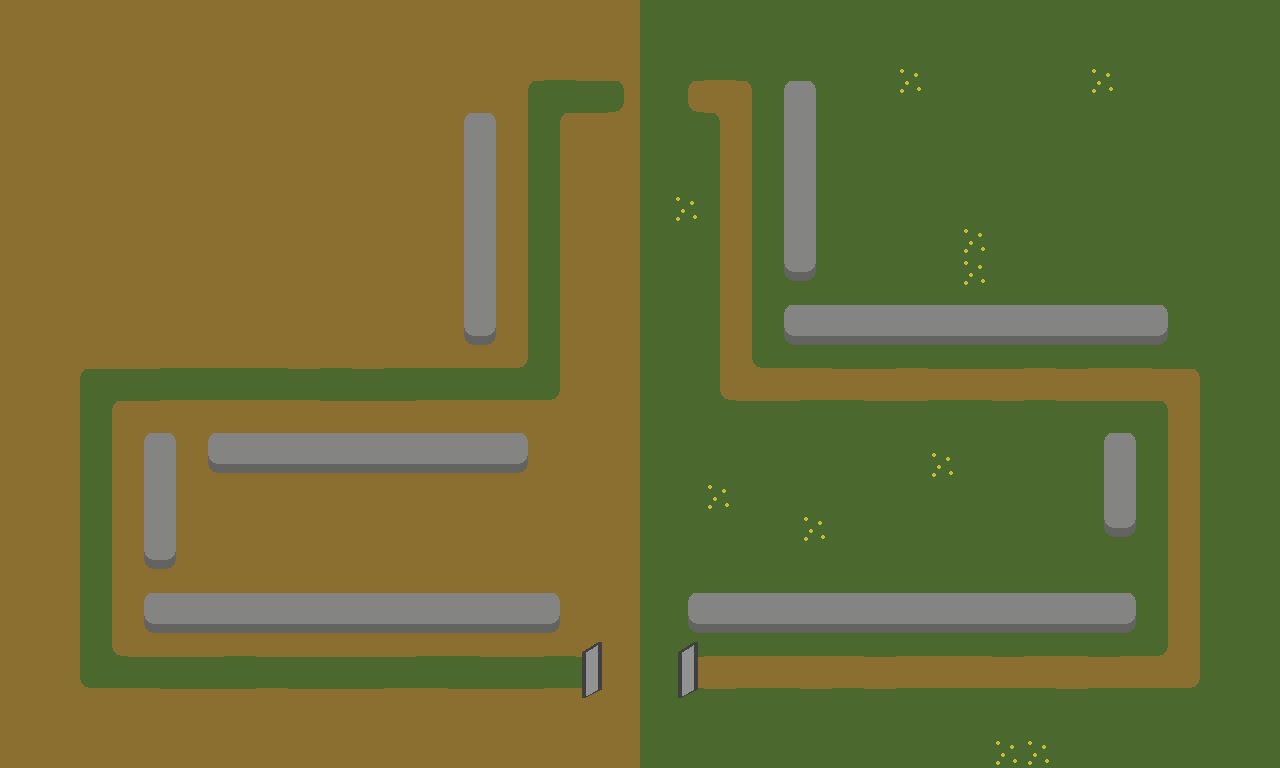

This is a level from a 2D game, rendered from its Tiled map with the project's own tilesets. A one-line summary and the complete map file follow:
An orthogonal 40x24 tile map with 32x32 px tiles, 2 tile layers (Kachelebene 1, Kachelebene 2) and 9 objects.

<map version="1.8" tiledversion="1.8.0" orientation="orthogonal" renderorder="right-down" width="40" height="24" tilewidth="32" tileheight="32" infinite="0" nextlayerid="5" nextobjectid="12">
 <editorsettings>
  <export target="level1.tmj" format="json" />
 </editorsettings>
 <tileset firstgid="1" source="../images/tileset.tsx" />
 <layer id="1" name="Kachelebene 1" width="40" height="24">
  <data encoding="csv">
8,8,8,8,8,8,8,8,8,8,8,8,8,8,8,8,8,8,8,8,4,4,4,4,4,4,4,4,4,4,4,4,4,4,4,4,4,4,4,4,
8,8,8,8,8,8,8,8,8,8,8,8,8,8,8,8,8,8,8,8,4,4,4,4,4,4,4,4,4,4,4,4,4,4,4,4,4,4,4,4,
8,8,8,8,8,8,8,8,8,8,8,8,8,8,8,8,5,34,6,7,4,1,38,3,12,14,4,4,20,4,4,4,4,4,20,4,4,4,4,4,
8,8,8,8,8,8,8,8,8,8,8,8,8,8,9,11,19,1,2,39,4,33,7,21,28,30,4,22,4,4,4,4,4,4,22,4,4,4,4,4,
8,8,8,8,8,8,8,8,8,8,8,8,8,8,25,27,21,23,8,8,4,4,17,19,28,30,4,4,4,4,4,4,4,4,4,4,4,4,4,4,
8,8,8,8,8,8,8,8,8,8,8,8,8,8,25,27,19,17,8,8,4,4,17,19,28,30,4,4,4,4,4,4,4,4,4,4,4,4,4,4,
8,8,8,8,8,8,8,8,8,8,8,8,8,8,25,27,21,23,8,8,4,20,17,19,28,30,22,22,22,22,22,4,22,4,22,4,4,22,4,4,
8,8,8,8,8,8,8,8,8,8,8,8,8,8,25,27,19,17,8,8,4,4,23,21,28,30,4,22,4,22,20,4,4,4,4,4,22,4,4,4,
8,8,8,8,8,8,8,8,8,8,8,8,8,8,25,27,21,23,8,8,4,4,23,19,44,46,4,4,4,22,20,4,22,4,22,22,4,4,22,22,
8,8,8,8,8,8,8,8,8,8,8,8,8,8,25,27,19,17,8,8,4,4,17,19,12,13,13,13,13,13,13,13,13,13,13,13,14,4,22,22,
8,8,8,8,8,8,8,8,8,8,8,18,18,8,41,43,19,23,8,8,4,4,17,21,44,45,45,45,45,45,45,45,45,45,45,45,46,22,22,4,
8,8,5,6,6,34,34,34,34,6,34,6,34,34,34,34,35,23,8,8,4,4,23,37,38,38,2,2,38,2,2,2,38,2,38,38,2,3,4,4,
8,8,19,1,2,38,38,38,38,38,2,2,2,38,38,38,38,39,8,8,4,4,33,6,6,34,34,6,6,34,34,6,34,6,6,6,7,19,4,4,
8,8,19,17,9,11,9,10,10,10,10,10,10,10,10,10,11,8,8,8,4,4,4,4,4,4,4,4,4,4,4,4,4,4,12,14,17,19,4,4,
8,8,21,23,25,27,41,42,42,42,42,42,42,42,42,42,43,8,8,8,4,4,4,4,4,4,4,4,4,20,22,4,4,4,28,30,23,21,4,4,
8,8,19,17,25,27,8,8,8,8,8,8,8,8,8,8,8,8,8,8,4,4,20,4,4,22,4,4,4,4,22,4,22,4,28,30,23,19,4,4,
8,8,19,17,25,27,8,8,8,8,8,8,8,8,8,8,8,8,8,8,4,4,4,4,4,20,4,4,4,4,4,4,4,4,44,46,17,19,4,4,
8,8,19,23,41,43,8,8,8,8,8,8,8,8,8,8,8,8,8,8,4,4,4,4,4,4,4,4,4,4,4,4,4,22,22,4,17,19,4,4,
8,8,19,23,9,10,10,10,10,10,10,10,10,10,10,10,10,11,8,8,4,12,13,13,13,13,13,13,13,13,13,13,13,13,13,14,23,21,4,4,
8,8,19,23,41,42,42,42,42,42,42,42,42,42,42,42,42,43,18,8,4,44,45,45,45,45,45,45,45,45,45,45,45,45,45,46,17,21,4,4,
8,8,21,33,6,6,6,34,6,6,6,6,6,34,34,6,6,34,7,8,4,1,38,38,38,38,38,2,38,38,38,2,38,38,2,38,39,19,22,4,
8,8,37,38,38,2,2,2,38,2,2,2,38,38,2,2,2,38,39,8,4,33,6,34,34,6,34,6,34,34,34,34,34,6,34,34,34,35,4,4,
8,18,18,8,8,8,8,8,8,8,8,8,8,8,8,8,8,8,8,8,4,4,4,4,4,4,4,4,4,4,4,22,22,4,4,4,4,4,4,4,
8,18,8,8,18,18,8,8,8,8,8,8,8,8,8,8,8,8,8,8,4,4,4,4,4,4,4,4,4,4,4,20,20,4,4,4,4,4,4,4
</data>
 </layer>
 <layer id="4" name="Kachelebene 2" width="40" height="24">
  <data encoding="csv">
0,0,0,0,0,0,0,0,0,0,0,0,0,0,0,0,0,0,0,0,0,0,0,0,0,0,0,0,0,0,0,0,0,0,0,0,0,0,0,0,
0,0,0,0,0,0,0,0,0,0,0,0,0,0,0,0,0,0,0,0,0,0,0,0,0,0,0,0,0,0,0,0,0,0,0,0,0,0,0,0,
0,0,0,0,0,0,0,0,0,0,0,0,0,0,0,0,0,0,0,0,0,0,0,0,0,0,0,0,0,0,0,0,0,0,0,0,0,0,0,0,
0,0,0,0,0,0,0,0,0,0,0,0,0,0,0,0,0,0,0,0,0,0,0,0,0,0,0,0,0,0,0,0,0,0,0,0,0,0,0,0,
0,0,0,0,0,0,0,0,0,0,0,0,0,0,0,0,0,0,0,0,0,0,0,0,0,0,0,0,0,0,0,0,0,0,0,0,0,0,0,0,
0,0,0,0,0,0,0,0,0,0,0,0,0,0,0,0,0,0,0,0,0,0,0,0,0,0,0,0,0,0,0,0,0,0,0,0,0,0,0,0,
0,0,0,0,0,0,0,0,0,0,0,0,0,0,0,0,0,0,0,0,0,0,0,0,0,0,0,0,0,0,0,0,0,0,0,0,0,0,0,0,
0,0,0,0,0,0,0,0,0,0,0,0,0,0,0,0,0,0,0,0,0,0,0,0,0,0,0,0,0,0,0,0,0,0,0,0,0,0,0,0,
0,0,0,0,0,0,0,0,0,0,0,0,0,0,0,0,0,0,0,0,0,0,0,0,0,0,0,0,0,0,0,0,0,0,0,0,0,0,0,0,
0,0,0,0,0,0,0,0,0,0,0,0,0,0,0,0,0,0,0,0,0,0,0,0,0,0,0,0,0,0,0,0,0,0,0,0,0,0,0,0,
0,0,0,0,0,0,0,0,0,0,0,0,0,0,0,0,0,0,0,0,0,0,0,0,0,0,0,0,0,0,0,0,0,0,0,0,0,0,0,0,
0,0,0,0,0,0,0,0,0,0,0,0,0,0,0,0,0,0,0,0,0,0,0,0,0,0,0,0,0,0,0,0,0,0,0,0,0,0,0,0,
0,0,0,0,0,0,0,0,0,0,0,0,0,0,0,0,0,0,0,0,0,0,0,0,0,0,0,0,0,0,0,0,0,0,0,0,0,0,0,0,
0,0,0,0,0,0,0,0,0,0,0,0,0,0,0,0,0,0,0,0,0,0,0,0,0,0,0,0,0,0,0,0,0,0,0,0,0,0,0,0,
0,0,0,0,0,0,0,0,0,0,0,0,0,0,0,0,0,0,0,0,0,0,0,0,0,0,0,0,0,0,0,0,0,0,0,0,0,0,0,0,
0,0,0,0,0,0,0,0,0,0,0,0,0,0,0,0,0,0,0,0,0,0,0,0,0,0,0,0,0,0,0,0,0,0,0,0,0,0,0,0,
0,0,0,0,0,0,0,0,0,0,0,0,0,0,0,0,0,0,0,0,0,0,0,0,0,0,0,0,0,0,0,0,0,0,0,0,0,0,0,0,
0,0,0,0,0,0,0,0,0,0,0,0,0,0,0,0,0,0,0,0,0,0,0,0,0,0,0,0,0,0,0,0,0,0,0,0,0,0,0,0,
0,0,0,0,0,0,0,0,0,0,0,0,0,0,0,0,0,0,0,0,0,0,0,0,0,0,0,0,0,0,0,0,0,0,0,0,0,0,0,0,
0,0,0,0,0,0,0,0,0,0,0,0,0,0,0,0,0,0,0,0,0,0,0,0,0,0,0,0,0,0,0,0,0,0,0,0,0,0,0,0,
0,0,0,0,0,0,0,0,0,0,0,0,0,0,0,0,0,0,15,0,0,15,0,0,0,0,0,0,0,0,0,0,0,0,0,0,0,0,0,0,
0,0,0,0,0,0,0,0,0,0,0,0,0,0,0,0,0,0,31,0,0,31,0,0,0,0,0,0,0,0,0,0,0,0,0,0,0,0,0,0,
0,0,0,0,0,0,0,0,0,0,0,0,0,0,0,0,0,0,0,0,0,0,0,0,0,0,0,0,0,0,0,0,0,0,0,0,0,0,0,0,
0,0,0,0,0,0,0,0,0,0,0,0,0,0,0,0,0,0,0,0,0,0,0,0,0,0,0,0,0,0,0,0,0,0,0,0,0,0,0,0
</data>
 </layer>
 <objectgroup id="2" name="Tower Positions">
  <object id="2" x="145" y="594.5" width="416.5" height="36.5" />
  <object id="3" x="145" y="429.5" width="33" height="140.5" />
  <object id="4" x="205" y="432.5" width="325" height="39.5" />
  <object id="5" x="463" y="112.5" width="34.5" height="232.5" />
  <object id="6" x="782" y="80" width="36.5" height="201.5" />
  <object id="9" x="782.5" y="308" width="385" height="35" />
  <object id="10" x="1103.5" y="429" width="32.5" height="106" />
  <object id="11" x="678" y="591" width="456" height="46" />
 </objectgroup>
 <objectgroup id="3" name="Waypoints">
  <object id="1" x="704" y="672">
   <polyline points="0,0 480,0 480,-288 32,-288 32,-576 -160,-576 -160,-288 -608,-288 -608,0 -128,0 -128,96" />
  </object>
 </objectgroup>
</map>
